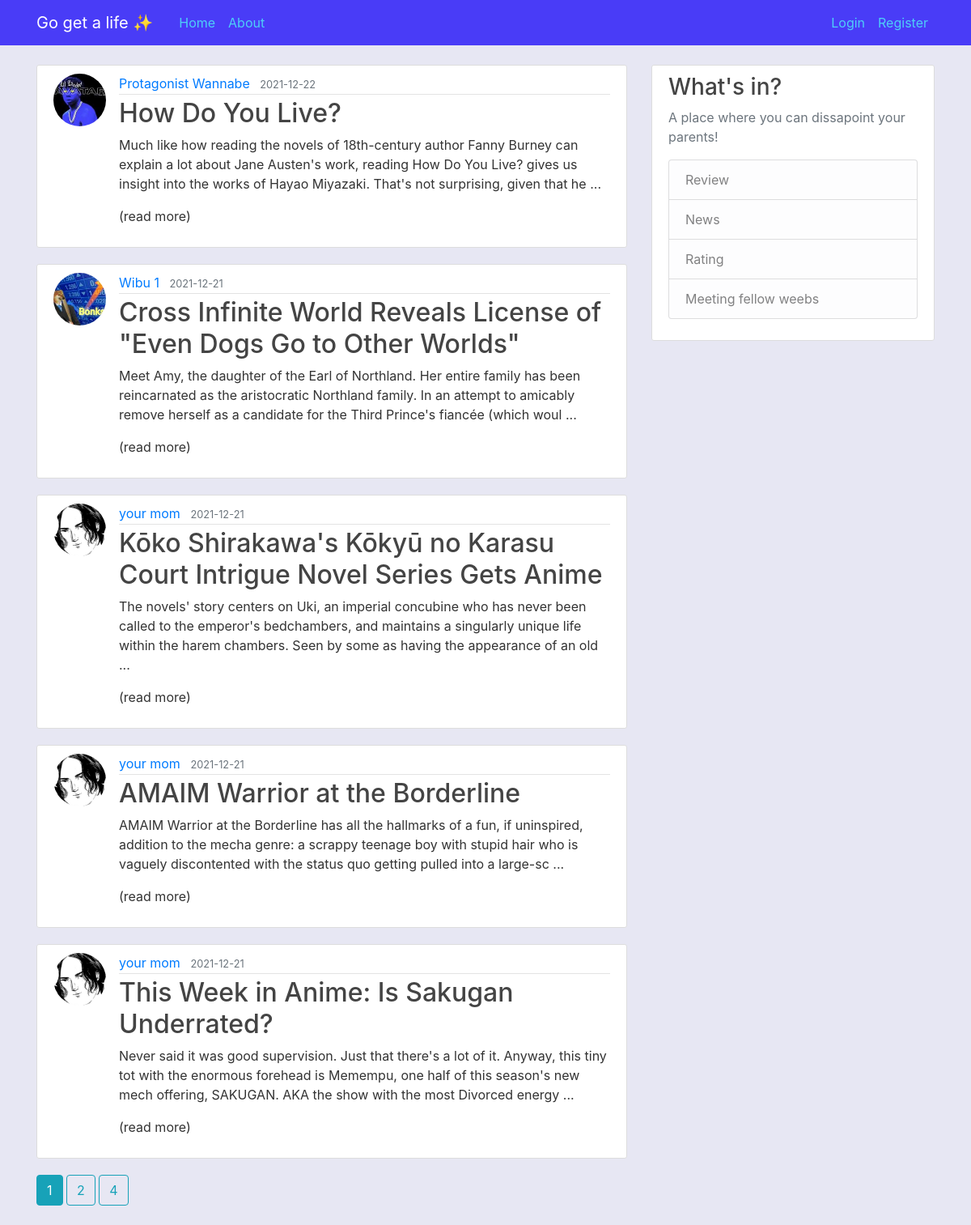
The page /home on the database its author committed.
### flask_webapp/models.py (models this page shows, shortened)
class Post(db.Model):
    id = db.Column(db.Integer, primary_key=True)
    title = db.Column(db.String(100), nullable=False)
    date_posted = db.Column(db.DateTime, nullable=False, default=datetime.utcnow)
    content = db.Column(db.Text, nullable=False)
    user_id = db.Column(db.Integer, db.ForeignKey('user.id'), nullable=False)

class User(db.Model, UserMixin):
    id = db.Column(db.Integer, primary_key=True)
    username = db.Column(db.String(20), unique=True, nullable=False)
    email = db.Column(db.String(120), unique=True, nullable=False)
    image_file = db.Column(db.String(20), nullable=False, default='default.jpg')
    password = db.Column(db.String(60), nullable=False)
    posts = db.relationship('Post', backref='author', lazy=True)

### flask_webapp/main/routes.py (the view)
@main.route("/")
@main.route("/home")
def home():
    page = request.args.get('page', 1, type=int)
    posts = Post.query.order_by(Post.date_posted.desc()).paginate(page=page, per_page=5)
    return render_template('home.html', posts=posts)

### flask_webapp/templates/home.html (shortened to what this page needs)
{% extends "layout.html" %}
{% block content %}
    {% for post in posts.items %}
        <article class="media content-section">
            <img class="rounded-circle article-img" src="{{ url_for('static', filename='profile_pics/' + post.author.image_file) }}">
            <div class="media-body">
                <div class="article-metadata">
                    <a class="mr-2" href="{{ url_for('users.user_posts', username=post.author.username) }}">{{ post.author.username }}</a>
                    <small class="text-muted">{{ post.date_posted.strftime('%Y-%m-%d') }}</small>
                </div>
                <h2><a class="article-title" href="{{ url_for('posts.post', post_id=post.id) }}">{{ post.title }}</a></h2>
                <p class="article-content">{{ post.content[:225] }} ... </p>
                <p>(read more)</p>
            </div>
        </article>
    {% endfor %}
    {% for page_num in posts.iter_pages(left_edge=1, right_edge=1, left_current=1, right_current=2) %}
        {% if page_num %}
            {% if posts.page == page_num %}
                <a class="btn btn-info mb-4" href="{{ url_for('main.home', page=page_num) }}">{{ page_num }}</a>
            {% else %}
                <a class="btn btn-outline-info mb-4" href="{{ url_for('main.home', page=page_num) }}">{{ page_num }}</a>
            {% endif %}
        {% endif %}
    {% endfor %}
{% endblock content %}

### flask_webapp/static/main.css (style rules this page uses)
body { background: #e7e7f3; color: #333333; margin-top: 5rem; }
h1, h2, h3, h4, h5, h6 { color: #444444; }
.content-section { background: #ffffff; padding: 10px 20px; border: 1px solid #dddddd; border-radius: 3px; margin-bottom: 20px; }
.article-title { color: #444444; }
.article-content { white-space: pre-line; }
.article-img { height: 65px; width: 65px; margin-right: 16px; }
.article-metadata { padding-bottom: 1px; margin-bottom: 4px; border-bottom: 1px solid #e3e3e3 }

### rows shown on the page
Post: image_file (picture), author.username "Protagonist Wannabe", date_posted "2021-12-22", title "How Do You Live?", content "Much like how reading the novels of 18th-century author Fanny Burney can explain a lot about Jane Austen's work, reading How Do You Live? gives us insight into the works of Hayao Miyazaki. That's not surprising, given that he"
Post: image_file (picture), author.username "Wibu 1", date_posted "2021-12-21", title "Cross Infinite World Reveals License of \"Even Dogs Go to Other Worlds\"", content "Meet Amy, the daughter of the Earl of Northland. Her entire family has been reincarnated as the aristocratic Northland family. In an attempt to amicably remove herself as a candidate for the Third Prince's fiancée (which woul"
Post: image_file (placeholder picture), author.username "your mom", date_posted "2021-12-21", title "Kōko Shirakawa's Kōkyū no Karasu Court Intrigue Novel Series Gets Anime", content "The novels' story centers on Uki, an imperial concubine who has never been called to the emperor's bedchambers, and maintains a singularly unique life within the harem chambers. Seen by some as having the appearance of an old"
Post: image_file (placeholder picture), author.username "your mom", date_posted "2021-12-21", title "AMAIM Warrior at the Borderline", content "AMAIM Warrior at the Borderline has all the hallmarks of a fun, if uninspired, addition to the mecha genre: a scrappy teenage boy with stupid hair who is vaguely discontented with the status quo getting pulled into a large-sc"
Post: image_file (placeholder picture), author.username "your mom", date_posted "2021-12-21", title "This Week in Anime: Is Sakugan Underrated?", content "Never said it was good supervision. Just that there's a lot of it. Anyway, this tiny tot with the enormous forehead is Memempu, one half of this season's new mech offering, SAKUGAN. AKA the show with the most Divorced energy"

### other values the page prints
{{ page_num }} "1"
{{ page_num }} "2" "4"
